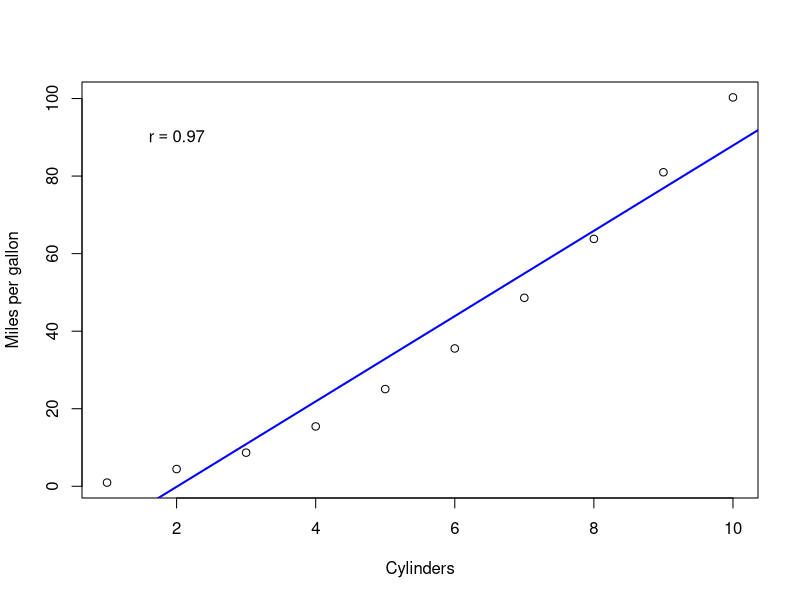

Here is the R script that generated this plot:

x <- 1:10     # Change to your x variable e.g. precipitation, temperature
y <- jitter(x^2) # Change to your y variable e.g.rice_yield_per_rai
png(filename="xy.png") # Change filename here
plot(x, y, xlab = "Cylinders", ylab = "Miles per gallon")
#plot(x, y, pch=20,xlab = "Cylinders", ylab = "Miles per gallon")

# basic straight line of fit
fit <- lm(y~x)
#co <- coef(fit)
abline(fit, col="blue", lwd=2)

#text(0.2*max(x),0.9*max(y), bquote(R^2 == .(round(cor(x,y)^2, 2))))
text(0.2*max(x),0.9*max(y), bquote(r == .(round(cor(x,y), 2))))


dev.off()
